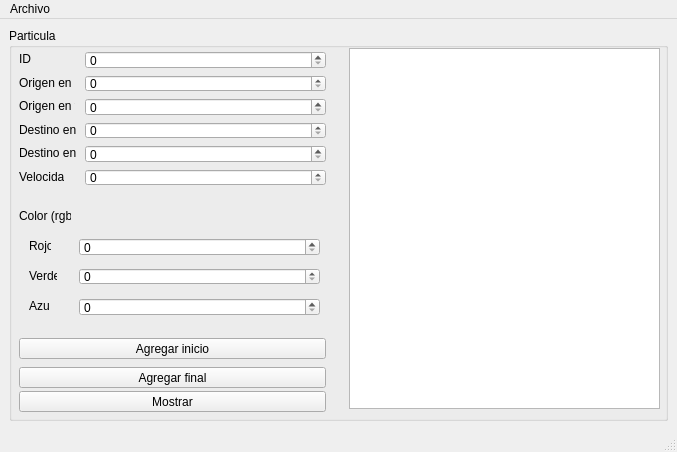
<?xml version="1.0" encoding="UTF-8"?>
<ui version="4.0">
 <class>MainWindow</class>
 <widget class="QMainWindow" name="MainWindow">
  <property name="geometry">
   <rect>
    <x>0</x>
    <y>0</y>
    <width>677</width>
    <height>452</height>
   </rect>
  </property>
  <property name="windowTitle">
   <string>MainWindow</string>
  </property>
  <widget class="QWidget" name="centralwidget">
   <layout class="QGridLayout" name="gridLayout_2">
    <item row="0" column="0">
     <widget class="QGroupBox" name="groupBox">
      <property name="title">
       <string>Particula</string>
      </property>
      <widget class="QLabel" name="label_8">
       <property name="geometry">
        <rect>
         <x>20</x>
         <y>210</y>
         <width>22</width>
         <height>16</height>
        </rect>
       </property>
       <property name="text">
        <string>Rojo</string>
       </property>
      </widget>
      <widget class="QLabel" name="label">
       <property name="geometry">
        <rect>
         <x>10</x>
         <y>23</y>
         <width>16</width>
         <height>16</height>
        </rect>
       </property>
       <property name="text">
        <string>ID</string>
       </property>
      </widget>
      <widget class="QLabel" name="label_5">
       <property name="geometry">
        <rect>
         <x>10</x>
         <y>141</y>
         <width>45</width>
         <height>16</height>
        </rect>
       </property>
       <property name="text">
        <string>Velocidad</string>
       </property>
      </widget>
      <widget class="QLabel" name="label_10">
       <property name="geometry">
        <rect>
         <x>20</x>
         <y>270</y>
         <width>20</width>
         <height>16</height>
        </rect>
       </property>
       <property name="text">
        <string>Azul</string>
       </property>
      </widget>
      <widget class="QLabel" name="label_7">
       <property name="geometry">
        <rect>
         <x>10</x>
         <y>180</y>
         <width>52</width>
         <height>16</height>
        </rect>
       </property>
       <property name="text">
        <string>Color (rgb)</string>
       </property>
      </widget>
      <widget class="QLabel" name="label_6">
       <property name="geometry">
        <rect>
         <x>10</x>
         <y>117</y>
         <width>60</width>
         <height>16</height>
        </rect>
       </property>
       <property name="text">
        <string>Destino en y</string>
       </property>
      </widget>
      <widget class="QLabel" name="label_2">
       <property name="geometry">
        <rect>
         <x>10</x>
         <y>47</y>
         <width>56</width>
         <height>16</height>
        </rect>
       </property>
       <property name="text">
        <string>Origen en x</string>
       </property>
      </widget>
      <widget class="QLabel" name="label_9">
       <property name="geometry">
        <rect>
         <x>20</x>
         <y>240</y>
         <width>28</width>
         <height>16</height>
        </rect>
       </property>
       <property name="text">
        <string>Verde</string>
       </property>
      </widget>
      <widget class="QLabel" name="label_4">
       <property name="geometry">
        <rect>
         <x>10</x>
         <y>70</y>
         <width>56</width>
         <height>16</height>
        </rect>
       </property>
       <property name="text">
        <string>Origen en y</string>
       </property>
      </widget>
      <widget class="QPushButton" name="agregar_inicio_pushButton">
       <property name="geometry">
        <rect>
         <x>10</x>
         <y>310</y>
         <width>307</width>
         <height>21</height>
        </rect>
       </property>
       <property name="text">
        <string>Agregar inicio</string>
       </property>
      </widget>
      <widget class="QLabel" name="label_3">
       <property name="geometry">
        <rect>
         <x>10</x>
         <y>94</y>
         <width>60</width>
         <height>16</height>
        </rect>
       </property>
       <property name="text">
        <string>Destino en x</string>
       </property>
      </widget>
      <widget class="QPushButton" name="agregar_final_pushButton">
       <property name="geometry">
        <rect>
         <x>10</x>
         <y>339</y>
         <width>307</width>
         <height>21</height>
        </rect>
       </property>
       <property name="text">
        <string>Agregar final</string>
       </property>
      </widget>
      <widget class="QPushButton" name="mostrar_pushButton">
       <property name="geometry">
        <rect>
         <x>10</x>
         <y>363</y>
         <width>307</width>
         <height>21</height>
        </rect>
       </property>
       <property name="text">
        <string>Mostrar</string>
       </property>
      </widget>
      <widget class="QSpinBox" name="id_spinBox">
       <property name="geometry">
        <rect>
         <x>76</x>
         <y>23</y>
         <width>241</width>
         <height>18</height>
        </rect>
       </property>
       <property name="showGroupSeparator" stdset="0">
        <bool>false</bool>
       </property>
       <property name="maximum">
        <number>500</number>
       </property>
      </widget>
      <widget class="QSpinBox" name="origen_x_spinBox">
       <property name="geometry">
        <rect>
         <x>76</x>
         <y>47</y>
         <width>241</width>
         <height>17</height>
        </rect>
       </property>
       <property name="maximum">
        <number>500</number>
       </property>
      </widget>
      <widget class="QSpinBox" name="origen_y_spinBox">
       <property name="geometry">
        <rect>
         <x>76</x>
         <y>70</y>
         <width>241</width>
         <height>18</height>
        </rect>
       </property>
       <property name="maximum">
        <number>500</number>
       </property>
      </widget>
      <widget class="QSpinBox" name="destino_x_spinBox">
       <property name="geometry">
        <rect>
         <x>76</x>
         <y>94</y>
         <width>241</width>
         <height>17</height>
        </rect>
       </property>
       <property name="maximum">
        <number>500</number>
       </property>
      </widget>
      <widget class="QSpinBox" name="destino_y_spinBox">
       <property name="geometry">
        <rect>
         <x>76</x>
         <y>117</y>
         <width>241</width>
         <height>18</height>
        </rect>
       </property>
       <property name="maximum">
        <number>500</number>
       </property>
      </widget>
      <widget class="QSpinBox" name="velocidad_spinBox">
       <property name="geometry">
        <rect>
         <x>76</x>
         <y>141</y>
         <width>241</width>
         <height>17</height>
        </rect>
       </property>
       <property name="maximum">
        <number>500</number>
       </property>
      </widget>
      <widget class="QSpinBox" name="rojo_spinBox">
       <property name="geometry">
        <rect>
         <x>70</x>
         <y>210</y>
         <width>241</width>
         <height>18</height>
        </rect>
       </property>
       <property name="maximum">
        <number>225</number>
       </property>
      </widget>
      <widget class="QSpinBox" name="verde_spinBox">
       <property name="geometry">
        <rect>
         <x>70</x>
         <y>240</y>
         <width>241</width>
         <height>17</height>
        </rect>
       </property>
       <property name="maximum">
        <number>225</number>
       </property>
      </widget>
      <widget class="QSpinBox" name="azul_spinBox">
       <property name="geometry">
        <rect>
         <x>70</x>
         <y>270</y>
         <width>241</width>
         <height>18</height>
        </rect>
       </property>
       <property name="maximum">
        <number>225</number>
       </property>
      </widget>
      <widget class="QPlainTextEdit" name="plainTextEdit">
       <property name="geometry">
        <rect>
         <x>340</x>
         <y>20</y>
         <width>311</width>
         <height>361</height>
        </rect>
       </property>
      </widget>
     </widget>
    </item>
   </layout>
  </widget>
  <widget class="QMenuBar" name="menubar">
   <property name="geometry">
    <rect>
     <x>0</x>
     <y>0</y>
     <width>677</width>
     <height>21</height>
    </rect>
   </property>
   <widget class="QMenu" name="menuArchivo">
    <property name="title">
     <string>Archivo</string>
    </property>
    <addaction name="actionAbrir"/>
    <addaction name="actionGuardar"/>
   </widget>
   <addaction name="menuArchivo"/>
  </widget>
  <widget class="QStatusBar" name="statusbar"/>
  <action name="actionAbrir">
   <property name="text">
    <string>Abrir</string>
   </property>
   <property name="shortcut">
    <string>Ctrl+O</string>
   </property>
  </action>
  <action name="actionGuardar">
   <property name="text">
    <string>Guardar</string>
   </property>
   <property name="shortcut">
    <string>Ctrl+S</string>
   </property>
  </action>
 </widget>
 <resources/>
 <connections/>
</ui>
